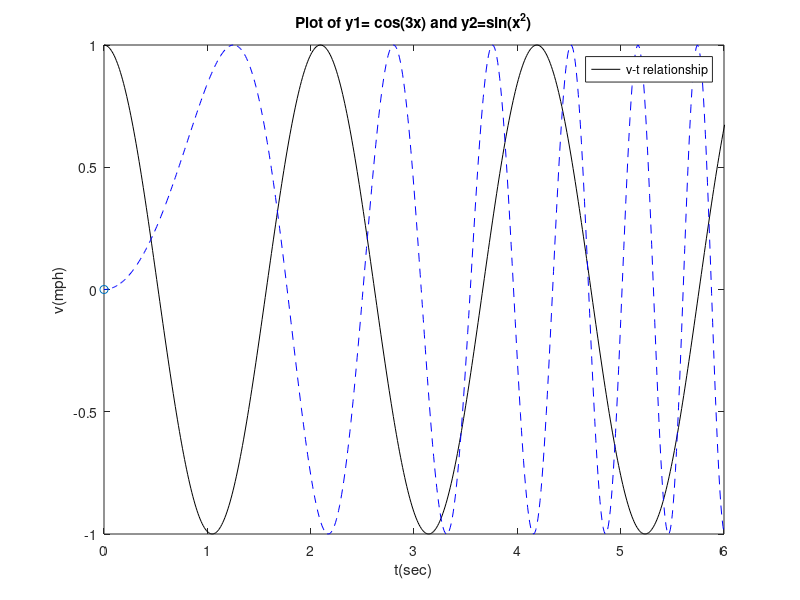

Recreate this plot in MATLAB. (Note: this script raises an error after producing the figure.)
% Assignment 1 Exercise 1
clc
clear all
A=[1,2,5;3,3,8;2,4,9]
B=[2,3,4;2,6,7;1,4,8]
C=A+B
D=A*B
E=A.'
F=inv(A)
G=det(A)

% Assignment 1 Exercise 2
clc
clear all
F=[2,3,5;2,6,9;1,4,15]
inv(F)
G=(inv(F))
rowvec=G(2:2,1:3)

% Assignment 2 Exercise 1 initializing the velocities and distances
clc
clear all
Vi=90*1000/3600
Vf=0*1000/3600
df=150
%B)
d= (Vf^2 - Vi^2)/(2*df)
d2=-2.5
Vf2=18*1000/3600
t=(Vf2-Vi)/d2
df2=(Vf2^2 - Vi^2)/(2*d2)
%C)
t2=5
d3=(Vf2-Vi)/t2

% Assignment 2 Exercise 2 create the first function
clc
clear all
w=inline('exp(-0.3*x)-x+2')
z=fzero(w,[0 3])
%B)
c=inline('cos(x)-19*x/3')
z1=fzero(c,[-1*pi 2*pi])

% Assignment 2 Exercise 3 create the first function
clc
clear all
f1=inline('x1^2-4*x1+9')
p=[1 -4 9]
roots(p)
f2=inline('x2^3-2*x^2+2')
q=[1 -2 +2]
roots(q)

% Assignment 3 Exercise 1
clc
clear all
x=[0:0.01:2*pi];
y=[-1,0.01:1];
y1=cos(3*x);
plot(x,y1,'k-')
hold on
y2=sin(x.^2);
plot(x,y2,'b--')
title('Plot of y1= cos(3x) and y2=sin(x^2)')
xlabel('x')
ylabel('y')
legend('y1','y2')
axis([0 6 -1 1])

%Assignment 3 Exercise 2
clc
clear all
% Part a)
% Defining the vectors
t=[0 2 4 6 8 10 12 14 16 18 20 22 24 26 28 30 32 34 36 38 40];
v=[0 2 5 9 15 22 29 36 44 52 59 65 70 74 76 76 74 69 61 50 36];
plot(t,v,'o');
xlabel('t(sec)');
ylabel('v(mph)');
legend('v-t relationship');
% End of Part a.

%Start of Part b)
F=inline('b(1).*t.^2 +b(2).*t+b(3)','b','t');
b=nlinfit(t,v,F,[0 0 0]);
v_p=b(1).*t.^2 +b(2).*t+b(3);
%End of Part b.

%Start of Part c)
figure(2);
subplot(1,2,1);
plot(t,v,'o',t,v_p)
hold on
xlabel('t(sec)');
ylabel('v(mph)');
title('Q2.c');
legend('v','v_p');
%End of Part c.

%Start of Part d)
F=inline('b(1).*t.^3 +b(2).*t.^2+b(3).*t+b(4)','b','t');
b=nlinfit(t,v,F,[0 0 0 0]);
v_p=b(1).*t.^3 +b(2).*t.^2+b(3).*t+b(4);
subplot(1,2,2)
plot(t,v,'o',t,v_p)
xlabel('t(sec)');
ylabel('v(mph)');
title('Q2.d');
legend('v','v_p');
%End of Part d.

%Start of Part e)
vec_b=b
Der= polyder(vec_b)
a=b(1).*t.^2 +b(2).*t+b(3);
a=a./3600;
subplot(1,2,1)
plot(t,a,'>')
xlabel('t(sec)');
ylabel('a(km/h/s)');
title('Q2.e');
%End of Part e.

% Start of Part f)
polyint(vec_b)
s=b(1).*t.^4 +b(2).*t.^3+b(3).*t.^2+b(4).*t;
s=s./3600;
subplot(1,2,2)
plot(t,s,'>')
xlabel('t(sec)');
ylabel('s(km/h*s)');
title('Q2.f');
%End of Part f


